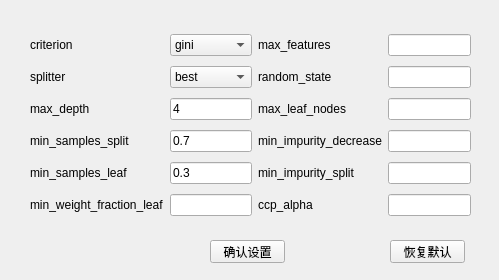
<?xml version="1.0" encoding="UTF-8"?>
<ui version="4.0">
 <class>Form</class>
 <widget class="QWidget" name="Form">
  <property name="geometry">
   <rect>
    <x>0</x>
    <y>0</y>
    <width>499</width>
    <height>280</height>
   </rect>
  </property>
  <property name="windowTitle">
   <string>Form</string>
  </property>
  <widget class="QWidget" name="gridLayoutWidget">
   <property name="geometry">
    <rect>
     <x>30</x>
     <y>30</y>
     <width>441</width>
     <height>191</height>
    </rect>
   </property>
   <layout class="QGridLayout" name="gridLayout">
    <item row="1" column="0">
     <widget class="QLabel" name="label_2">
      <property name="text">
       <string>splitter</string>
      </property>
     </widget>
    </item>
    <item row="2" column="1">
     <widget class="QLineEdit" name="lineEdit">
      <property name="text">
       <string>4</string>
      </property>
     </widget>
    </item>
    <item row="0" column="1">
     <widget class="QComboBox" name="comboBox">
      <item>
       <property name="text">
        <string>gini</string>
       </property>
      </item>
      <item>
       <property name="text">
        <string>entropy</string>
       </property>
      </item>
     </widget>
    </item>
    <item row="5" column="0">
     <widget class="QLabel" name="label_6">
      <property name="text">
       <string>min_weight_fraction_leaf</string>
      </property>
     </widget>
    </item>
    <item row="1" column="1">
     <widget class="QComboBox" name="comboBox_2">
      <item>
       <property name="text">
        <string>best</string>
       </property>
      </item>
      <item>
       <property name="text">
        <string>random</string>
       </property>
      </item>
     </widget>
    </item>
    <item row="2" column="0">
     <widget class="QLabel" name="label_3">
      <property name="text">
       <string>max_depth</string>
      </property>
     </widget>
    </item>
    <item row="3" column="0">
     <widget class="QLabel" name="label_4">
      <property name="text">
       <string>min_samples_split</string>
      </property>
     </widget>
    </item>
    <item row="4" column="0">
     <widget class="QLabel" name="label_5">
      <property name="text">
       <string>min_samples_leaf</string>
      </property>
     </widget>
    </item>
    <item row="3" column="1">
     <widget class="QLineEdit" name="lineEdit_2">
      <property name="text">
       <string>0.7</string>
      </property>
     </widget>
    </item>
    <item row="0" column="0">
     <widget class="QLabel" name="label">
      <property name="text">
       <string>criterion</string>
      </property>
     </widget>
    </item>
    <item row="4" column="2">
     <widget class="QLabel" name="label_11">
      <property name="text">
       <string>min_impurity_split</string>
      </property>
     </widget>
    </item>
    <item row="3" column="2">
     <widget class="QLabel" name="label_10">
      <property name="text">
       <string>min_impurity_decrease</string>
      </property>
     </widget>
    </item>
    <item row="2" column="2">
     <widget class="QLabel" name="label_9">
      <property name="text">
       <string>max_leaf_nodes</string>
      </property>
     </widget>
    </item>
    <item row="1" column="2">
     <widget class="QLabel" name="label_8">
      <property name="text">
       <string>random_state</string>
      </property>
     </widget>
    </item>
    <item row="5" column="2">
     <widget class="QLabel" name="label_14">
      <property name="text">
       <string>ccp_alpha</string>
      </property>
     </widget>
    </item>
    <item row="4" column="3">
     <widget class="QLineEdit" name="lineEdit_6"/>
    </item>
    <item row="3" column="3">
     <widget class="QLineEdit" name="lineEdit_5"/>
    </item>
    <item row="2" column="3">
     <widget class="QLineEdit" name="lineEdit_4"/>
    </item>
    <item row="1" column="3">
     <widget class="QLineEdit" name="lineEdit_3"/>
    </item>
    <item row="0" column="2">
     <widget class="QLabel" name="label_7">
      <property name="text">
       <string>max_features</string>
      </property>
     </widget>
    </item>
    <item row="0" column="3">
     <widget class="QLineEdit" name="lineEdit_7"/>
    </item>
    <item row="4" column="1">
     <widget class="QLineEdit" name="lineEdit_8">
      <property name="text">
       <string>0.3</string>
      </property>
     </widget>
    </item>
    <item row="5" column="1">
     <widget class="QLineEdit" name="lineEdit_9"/>
    </item>
    <item row="5" column="3">
     <widget class="QLineEdit" name="lineEdit_10"/>
    </item>
   </layout>
  </widget>
  <widget class="QPushButton" name="pushButton">
   <property name="geometry">
    <rect>
     <x>210</x>
     <y>240</y>
     <width>75</width>
     <height>23</height>
    </rect>
   </property>
   <property name="text">
    <string>确认设置</string>
   </property>
  </widget>
  <widget class="QPushButton" name="pushButton_2">
   <property name="geometry">
    <rect>
     <x>390</x>
     <y>240</y>
     <width>75</width>
     <height>23</height>
    </rect>
   </property>
   <property name="text">
    <string>恢复默认</string>
   </property>
  </widget>
 </widget>
 <resources/>
 <connections>
  <connection>
   <sender>pushButton_2</sender>
   <signal>clicked()</signal>
   <receiver>Form</receiver>
   <slot>defaultDecisionTree()</slot>
   <hints>
    <hint type="sourcelabel">
     <x>427</x>
     <y>250</y>
    </hint>
    <hint type="destinationlabel">
     <x>370</x>
     <y>258</y>
    </hint>
   </hints>
  </connection>
  <connection>
   <sender>pushButton</sender>
   <signal>clicked()</signal>
   <receiver>Form</receiver>
   <slot>cheekParameters()</slot>
   <hints>
    <hint type="sourcelabel">
     <x>226</x>
     <y>247</y>
    </hint>
    <hint type="destinationlabel">
     <x>167</x>
     <y>238</y>
    </hint>
   </hints>
  </connection>
 </connections>
 <slots>
  <slot>setModel()</slot>
  <slot>defaultDecisionTree()</slot>
  <slot>cheekParameters()</slot>
 </slots>
</ui>
